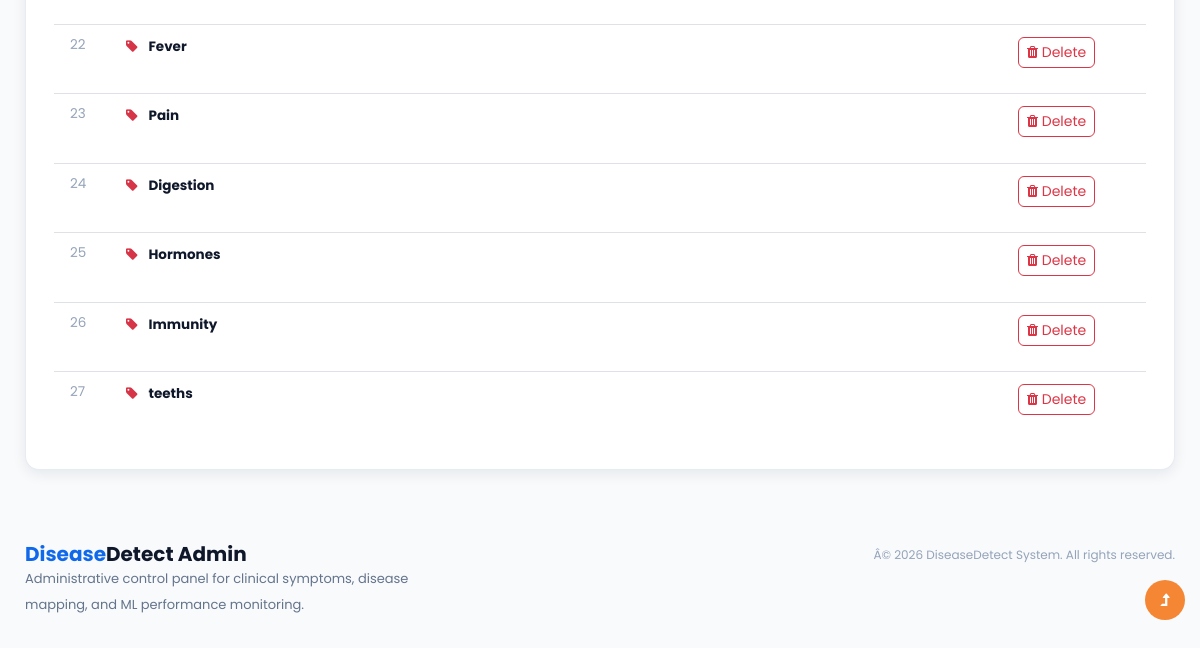
Page /specialitymaster (signed in, lower part) on the earlier database version.
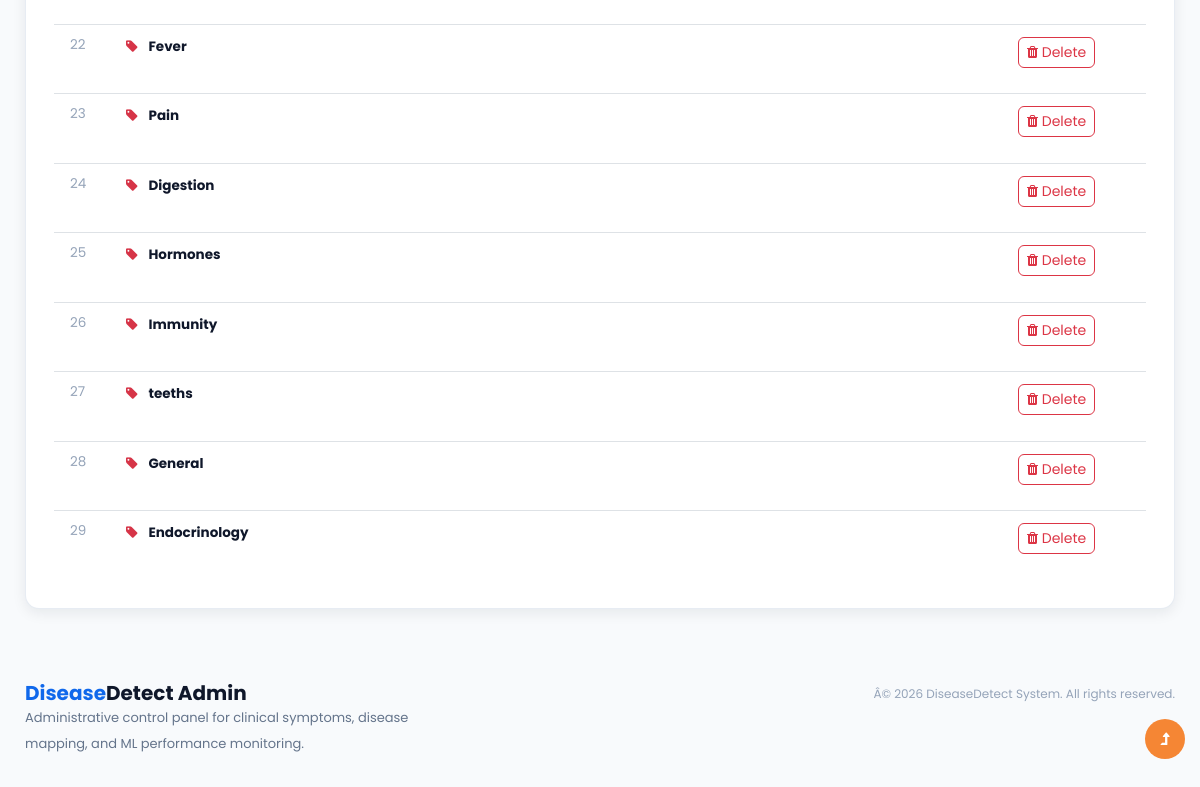
Same page on the later database version.
### app/models.py (models this page shows)
class Speciality(models.Model):
    name = models.TextField(primary_key=True)
    class Meta:
        db_table = 'tblSpeciality'

### app/views.py (the view)
def speciality_master(request):
    if 'alogin' in request.session and request.session['alogin']:
        specialities = None
        message      = ''
        try:
            if request.method == "POST":
                speciality = Speciality.objects.get(name=request.POST.get("name"))
                speciality.delete()
                message = 'Speciality deleted successfully..'
            specialities = Speciality.objects.all()
        except Exception as ex:
            message = ex
        return render(request, 'admin/speciality_master.html', {'message': message, 'specialities': specialities})
    else:
        return redirect(login)

### templates/admin/speciality_master.html (shortened to what this page needs)
{% extends "admin/base.html" %}
{% block content %}
<section class="py-5" style="background: #f8fafc; min-height: 85vh;">
    <div class="container">
        <div class="modern-card">
            <div class="table-responsive">
                <table class="table table-hover align-middle mb-0">
                    <tbody style="font-size: 13.5px;">
                        {% for speciality in specialities %}
                        <tr>
                            <td style="padding: 10px 16px; color: #94a3b8;">{{ forloop.counter }}</td>
                            <td style="font-weight: 700; color: #0f172a;">
                                <i class="fa fa-tag text-primary mr-2"></i> {{ speciality.name }}
                            </td>
                            <td>
                                <form method="post" onsubmit="return confirm('Delete this speciality?');">
                                    <button type="submit" class="btn btn-sm btn-outline-danger" style="border-radius: 6px;">
                                        <i class="fa fa-trash"></i> Delete
                                    </button>
                                </form>
                            </td>
                        </tr>
                        {% empty %}
                        <tr>
                            <td colspan="3" class="text-center py-4 text-muted">
                                No specialities registered.
                            </td>
                        </tr>
                        {% endfor %}
                    </tbody>
                </table>
            </div>
        </div>
    </div>
</section>
{% endblock %}

Differences in the rows shown:
added Speciality: name "General"
added Speciality: name "Endocrinology"
